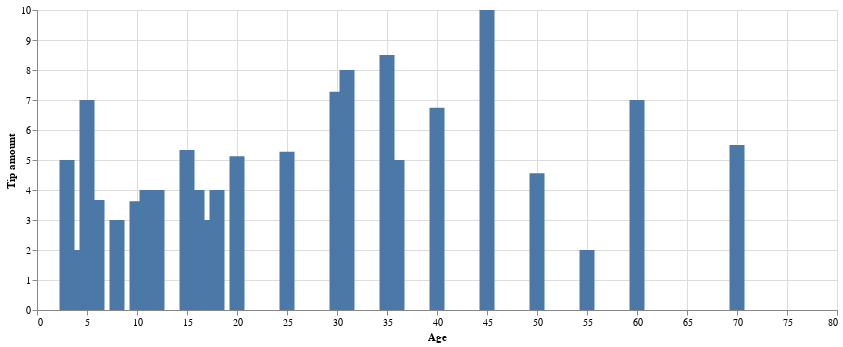

Notebook code for this chart:
### Code cell
# Tip on Age
df['Tip amount'] = df['Tip amount'].replace({
    '3,5': 4,
    '4,5': 5
})


df['Tip amount']=df['Tip amount'].astype(int)
df = df.groupby('Age', as_index=False)[['Tip amount']].mean()

alt.Chart(df).mark_bar(size=15).encode(
    x='Age',
    y='Tip amount',
    tooltip=['Tip amount','Age']).properties(width=800)

### Figure 1 — Vega-Lite specification as saved in the notebook (floating-point values rounded to 4 significant figures)
{"config": {"view": {"continuousWidth": 400, "continuousHeight": 300}}, "data": {"name": "data-4fb7eda593d5f6b9e53a15bc2b037b43"}, "mark": {"type": "bar", "size": 15}, "encoding": {"tooltip": [{"field": "Tip amount", "type": "quantitative"}, {"field": "Age", "type": "quantitative"}], "x": {"field": "Age", "type": "quantitative"}, "y": {"field": "Tip amount", "type": "quantitative"}}, "width": 800, "$schema": "https://vega.github.io/schema/vega-lite/v4.17.0.json", "datasets": {"data-4fb7eda593d5f6b9e53a15bc2b037b43": [{"Age": 3, "Tip amount": 5.0}, {"Age": 4, "Tip amount": 2.0}, {"Age": 5, "Tip amount": 7.0}, {"Age": 6, "Tip amount": 3.667}, {"Age": 8, "Tip amount": 3.0}, {"Age": 10, "Tip amount": 3.625}, {"Age": 11, "Tip amount": 4.0}, {"Age": 12, "Tip amount": 4.0}, {"Age": 15, "Tip amount": 5.333}, {"Age": 16, "Tip amount": 4.0}, {"Age": 17, "Tip amount": 3.0}, {"Age": 18, "Tip amount": 4.0}, {"Age": 20, "Tip amount": 5.125}, {"Age": 25, "Tip amount": 5.278}, {"Age": 30, "Tip amount": 7.271}, {"Age": 31, "Tip amount": 8.0}, {"Age": 35, "Tip amount": 8.5}, {"Age": 36, "Tip amount": 5.0}, {"Age": 40, "Tip amount": 6.738}, {"Age": 45, "Tip amount": 10.0}, {"Age": 50, "Tip amount": 4.556}, {"Age": 55, "Tip amount": 2.0}, {"Age": 60, "Tip amount": 7.0}, {"Age": 70, "Tip amount": 5.5}]}}
